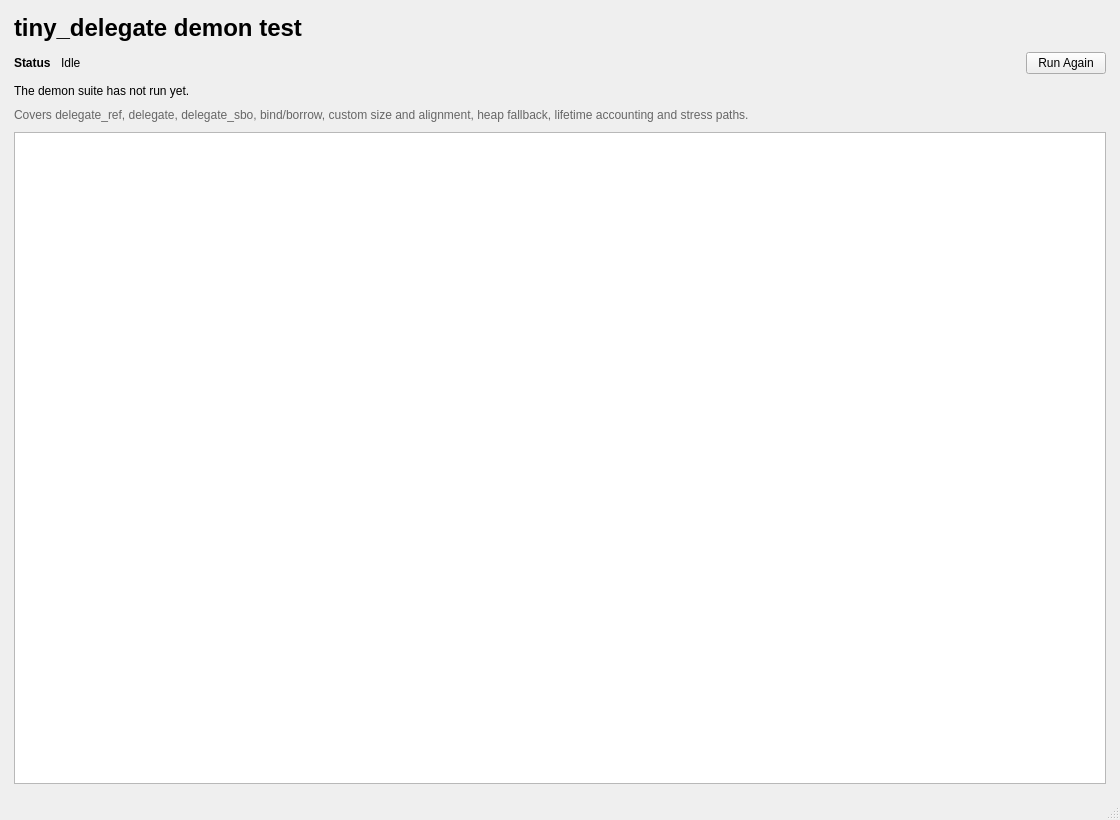
<?xml version="1.0" encoding="UTF-8"?>
<ui version="4.0">
 <class>MainWindow</class>
 <widget class="QMainWindow" name="MainWindow">
  <property name="geometry">
   <rect>
    <x>0</x>
    <y>0</y>
    <width>1120</width>
    <height>820</height>
   </rect>
  </property>
  <property name="windowTitle">
   <string>tiny_delegate demon test</string>
  </property>
  <widget class="QWidget" name="centralwidget">
   <layout class="QVBoxLayout" name="verticalLayout">
    <property name="spacing">
     <number>10</number>
    </property>
    <property name="leftMargin">
     <number>14</number>
    </property>
    <property name="topMargin">
     <number>14</number>
    </property>
    <property name="rightMargin">
     <number>14</number>
    </property>
    <property name="bottomMargin">
     <number>14</number>
    </property>
    <item>
     <widget class="QLabel" name="titleLabel">
      <property name="font">
       <font>
        <pointsize>18</pointsize>
        <bold>true</bold>
       </font>
      </property>
      <property name="text">
       <string>tiny_delegate demon test</string>
      </property>
     </widget>
    </item>
    <item>
     <layout class="QHBoxLayout" name="headerLayout">
      <item>
       <widget class="QLabel" name="statusLabel">
        <property name="font">
         <font>
          <bold>true</bold>
         </font>
        </property>
        <property name="text">
         <string>Status</string>
        </property>
       </widget>
      </item>
      <item>
       <widget class="QLabel" name="statusValueLabel">
        <property name="text">
         <string>Idle</string>
        </property>
       </widget>
      </item>
      <item>
       <spacer name="horizontalSpacer">
        <property name="orientation">
         <enum>Qt::Horizontal</enum>
        </property>
        <property name="sizeHint" stdset="0">
         <size>
          <width>40</width>
          <height>20</height>
         </size>
        </property>
       </spacer>
      </item>
      <item>
       <widget class="QPushButton" name="runButton">
        <property name="text">
         <string>Run Again</string>
        </property>
       </widget>
      </item>
     </layout>
    </item>
    <item>
     <widget class="QLabel" name="summaryLabel">
      <property name="text">
       <string>The demon suite has not run yet.</string>
      </property>
      <property name="wordWrap">
       <bool>true</bool>
      </property>
     </widget>
    </item>
    <item>
     <widget class="QLabel" name="coverageLabel">
      <property name="styleSheet">
       <string notr="true">QLabel { color: #666666; }</string>
      </property>
      <property name="text">
       <string>Covers delegate_ref, delegate, delegate_sbo, bind/borrow, custom size and alignment, heap fallback, lifetime accounting and stress paths.</string>
      </property>
      <property name="wordWrap">
       <bool>true</bool>
      </property>
     </widget>
    </item>
    <item>
     <widget class="QTextBrowser" name="logBrowser">
      <property name="lineWrapMode">
       <enum>QTextEdit::NoWrap</enum>
      </property>
      <property name="openExternalLinks">
       <bool>false</bool>
      </property>
      <property name="readOnly">
       <bool>true</bool>
      </property>
     </widget>
    </item>
   </layout>
  </widget>
  <widget class="QMenuBar" name="menubar">
   <property name="geometry">
    <rect>
     <x>0</x>
     <y>0</y>
     <width>1120</width>
     <height>24</height>
    </rect>
   </property>
  </widget>
  <widget class="QStatusBar" name="statusbar"/>
 </widget>
 <resources/>
 <connections/>
</ui>
